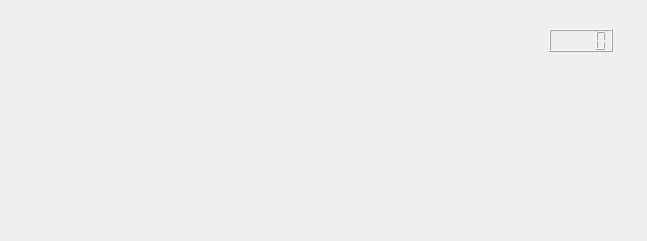
<?xml version="1.0" encoding="UTF-8"?>
<ui version="4.0">
 <class>Charts</class>
 <widget class="QDialog" name="Charts">
  <property name="geometry">
   <rect>
    <x>0</x>
    <y>0</y>
    <width>647</width>
    <height>241</height>
   </rect>
  </property>
  <property name="windowTitle">
   <string>Dialog</string>
  </property>
  <widget class="QCustomPlot" name="customPlot" native="true">
   <property name="geometry">
    <rect>
     <x>9</x>
     <y>9</y>
     <width>631</width>
     <height>221</height>
    </rect>
   </property>
   <property name="sizePolicy">
    <sizepolicy hsizetype="Preferred" vsizetype="Expanding">
     <horstretch>0</horstretch>
     <verstretch>0</verstretch>
    </sizepolicy>
   </property>
   <widget class="QLCDNumber" name="customValue">
    <property name="geometry">
     <rect>
      <x>540</x>
      <y>20</y>
      <width>64</width>
      <height>23</height>
     </rect>
    </property>
    <property name="font">
     <font>
      <weight>75</weight>
      <bold>true</bold>
     </font>
    </property>
    <property name="autoFillBackground">
     <bool>true</bool>
    </property>
   </widget>
  </widget>
 </widget>
 <customwidgets>
  <customwidget>
   <class>QCustomPlot</class>
   <extends>QWidget</extends>
   <header>qcustomplot.h</header>
   <container>1</container>
  </customwidget>
 </customwidgets>
 <resources/>
 <connections/>
</ui>
